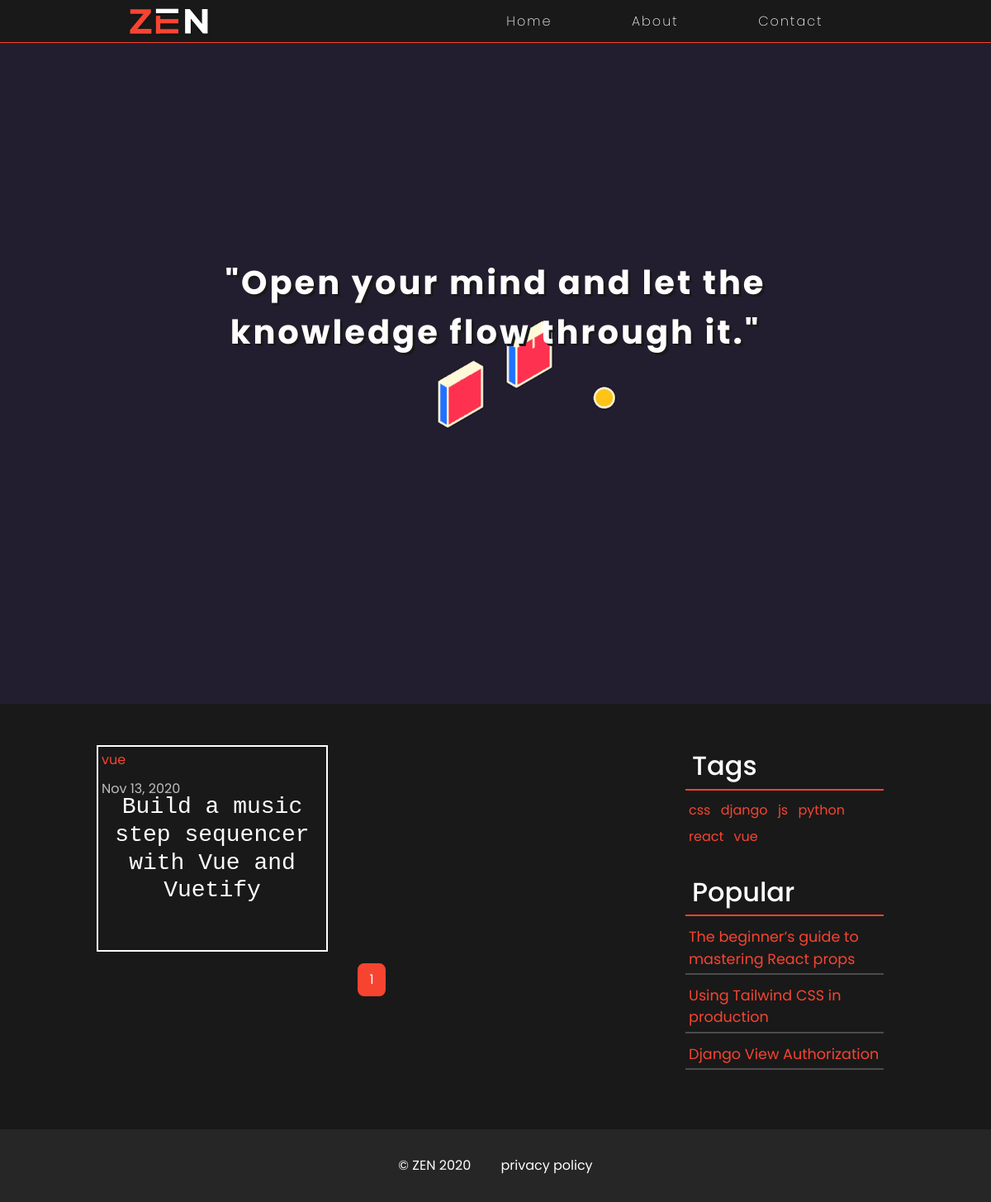
Page /tag/vue on the committed database.
### blog/models.py (models this page shows, shortened)
class Tag(models.Model):
    name = models.CharField(max_length=15)
    def __str__(self):
        return self.name

class Post(models.Model):
    title = models.CharField(max_length=100)
    description = models.TextField()
    content = RichTextField()
    date_posted = models.DateTimeField(default=now)
    tags = models.ManyToManyField(Tag)
    claps = models.IntegerField()

### blog/views.py (the view)
# urls.py: path('tag/<str:name>', views.tag_posts, name='tag-posts'),
def tag_posts(request, **kwargs):
    tag_name = kwargs['name']
    posts = Tag.objects.get(name=tag_name).post_set.all().order_by('-date_posted')
    tags = Tag.objects.all().order_by('name')
    popular = Post.objects.all().order_by('-claps')[:3]
    paginator = Paginator(posts, 6)
    page_num = request.GET.get('page')
    page_obj = paginator.get_page(page_num)
    context = {
        'posts': page_obj,
        'tags': tags,
        'popular_posts': popular
    }
    return render(request, 'blog/post_list.html', context)

### blog/templates/blog/post_list.html (shortened to what this page needs)
{% extends 'blog/base.html' %}
{% load static %}
{% block content %}
<div class="home">
    {% include 'blog/header.html' %}
    <div class="banner">
        <img src="{% static 'blog/images/banner.gif' %}" alt="">
        <div class="banner-heading">
            "Open your mind and let the knowledge flow through it."
        </div>
    </div>
    <div id="post-container" class="container-fluid my-5">
        <div class="row">
            <div class="col-lg-7 offset-lg-1 col-sm-12">
                <div class="post-container">
                    {% for post in posts %}
                        <div class="post">
                            <div class="tags">
                                {% for tag in post.tags.all %}
                                    <a href="{% url 'tag-posts' tag %}" class="tag d-inline-block p-1">{{ tag }}</a>
                                {% endfor %}
                            </div>
                            <div class="date ml-1">{{ post.date_posted|date:"M d, Y" }}</div>
                            <h3 class="title"><a href="{% url 'post-detail' post.id %}">{{ post.title }}</a></h3>
                        </div>
                    {% endfor %}
                </div>
                <div class="paginator text-center my-3">
                    <div class="wrapper">
                        {% for page in posts.paginator.page_range %}
                            {% if page == posts.number %}
                                <a href="?page={{ page }}" class="d-inline-block mx-1 btn btn-active">{{ page }}</a>
                            {% elif page < posts.number|add:-2 and page > posts.number|add:2 %}
                                <a href="?page={{ page }}" class="d-inline-block mx-1 btn">{{page}}</a>
                            {% endif %}
                        {% endfor %}
                    </div>
                </div>
            </div>
            <div class="col-lg-3 col-md-12">
                <div class="container-fluid aside-container">
                    <div class="tags-container mb-4">
                        <h2 class="p-2 mb-2">Tags</h2>
                        <div class="wrapper">
                            <div class="tags">
                                {% for tag in tags %}
                                    <a href="{% url 'tag-posts' tag %}" class="tag d-inline-block p-1">{{ tag }}</a>
                                {% endfor %}
                            </div>
                        </div>
                    </div>
                    <div class="popular-container mb-4">
                        <h2 class="p-2 mb-2">Popular</h2>
                        <div class="wrapper">
                            {% for post in popular_posts %}
                                <a href="{% url 'post-detail' post.id %}" class="title d-block p-1 mb-2">{{ post.title }}</a>
                            {% endfor %}
                        </div>
                    </div>
                </div>
            </div>
        </div>
    </div>
</div>
{% endblock content %}

### blog/static/blog/css/main.css (style rules this page uses)
* { margin: 0; padding: 0; -webkit-box-sizing: border-box; box-sizing: border-box; }
.home { position: relative; }
.home .banner { height: 100vh; position: relative; }
.banner img { position: absolute; display: block; width: 100%; height: 100%; object-fit: cover; }
.home .banner-heading { width: 75%; position: absolute; top: 40%; left: 50%; -webkit-transform: translate(-50%, -50%); transform: translate(-50%, -50%); text-align: center; color: #fefefe; text-shadow: 3px 3px #191919; font-family: 'Poppins', sans-serif; font-size: 2.5rem; font-weight: 700; letter-spacing: 3px; }
.home .post-container { display: -ms-grid; display: grid; -ms-grid-columns: (280px)[auto-fill]; grid-template-columns: repeat(auto-fill, 280px); grid-auto-rows: 250px; }
.home .post-container .post { width: 280px; height: 250px; margin: 2px; border: 2px solid #fefefe; position: relative; -webkit-transition: border 0.4s ease-out; transition: border 0.4s ease-out; background-color: #191919; }
.home .post-container .post .title { width: 90%; position: absolute; top: 50%; left: 50%; -webkit-transform: translate(-50%, -50%); transform: translate(-50%, -50%); text-align: center; font-family: monospace; }
.home .post-container .post .title a { color: #fefefe; -webkit-transition: color 0.4s ease-out; transition: color 0.4s ease-out; }
.home .paginator a { border: 2px solid #F74431; border-radius: 8px; color: #fefefe; -webkit-transition: all 0.4s ease-out; transition: all 0.4s ease-out; }
.home .paginator .btn-active { background-color: #F74431; }
.home .aside-container { position: -webkit-sticky; position: sticky; top: 8%; }
.home .tags-container h2 { color: #fefefe; border-bottom: 2px solid #F74431; }
.home .popular-container h2 { color: #fefefe; border-bottom: 2px solid #F74431; }
.home .popular-container .wrapper a { color: #F74431; font-size: 1.1rem; border-bottom: 2px solid #4c4c4c; }
body { background-color: #191919; font-family: 'Poppins', sans-serif; }
.tag { color: #F74431; }
.date { margin: 0.4rem 0 0; color: #bebebe; }

### rows in the picture
Post: date_posted "Nov 13, 2020", title "Build a music step sequencer with Vue and Vuetify"
Tag: name "vue"
Tag: name "css"
Tag: name "django"
Tag: name "js"
Tag: name "python"
Tag: name "react"
Post: title "The beginner’s guide to mastering React props"
Post: title "Using Tailwind CSS in production"
Post: title "Django View Authorization"

### other values in the picture
{{ page }} "1"
